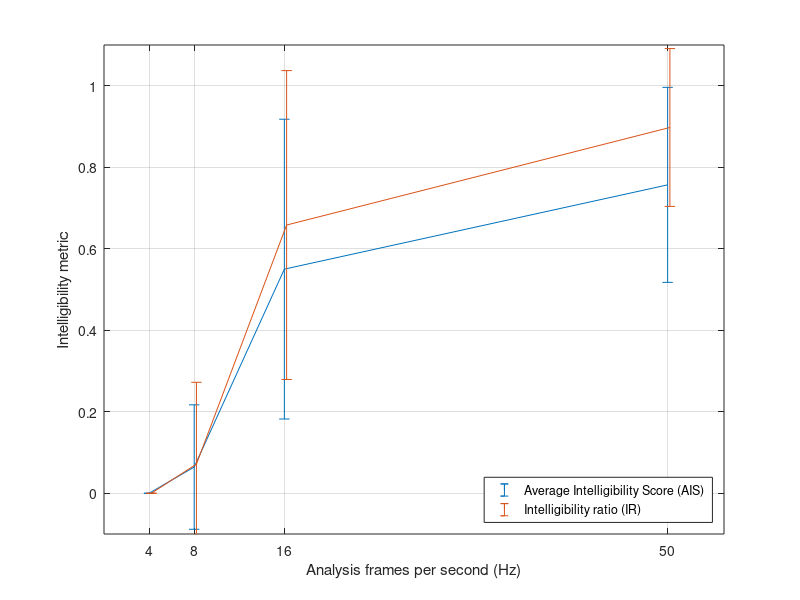

Write the MATLAB code that produced this figure.
function perc_int(act)

if ~nargin; act = 'disp'; end;

switch act
    case 'test'
        if exist('subj_notes.mat', 'file')
            load('subj_notes.mat');
            ind_test = length(subj_notes)+1;
        else
            q = 8;
            toblen = 1000*[0.02 0.06 0.125 0.25];
            ind_test = 1;
        end
        n_sen = 9;
        sen_sfx = {'_C_1', '_C_2', '_F_1', '_F_2', '_Q_1', '_Q_2', '_S_1', '_S_2', '_S_3'};
        subj_notes{ind_test} = zeros(2*n_sen, 1)-1;
        sentences_tr{ind_test} = cell(2*n_sen, 1);
        sp_cnt = zeros(6, 1); % Speaker test count
        
        
        
        % High fps
        sen = randperm(n_sen);
        set_cnt = round(rand(1, 1))+4;
        setting{ind_test}(:, 1:n_sen) = [sen; [ones(1, set_cnt) 2*ones(1, n_sen-set_cnt)]];
        
        % Low fps
        sen = randperm(n_sen);
        set_cnt = round(rand(1, 1))+4;
        setting{ind_test}(:, n_sen+1:2*n_sen) = [sen; [3*ones(1, set_cnt) 4*ones(1, n_sen-set_cnt)]];
        
        rp = randperm(size(setting{ind_test}, 2));
        setting{ind_test} = setting{ind_test}(:, rp);

        for ind_setting = 1:size(setting{ind_test}, 2)
            clc;
            disp('----- Perceptive test on intelligibility -----');
            disp(['Test number ' num2str(ind_test) '.']);
            disp(['Sample ' num2str(ind_setting) ' of ' num2str(size(setting{ind_test}, 2)) '.']);
            sp = round(6*rand(1, 1)+0.5);
            while sp_cnt(sp) > 3; sp = round(6*rand(1, 1)+0.5); end
            sp_cnt(sp) = sp_cnt(sp)+1;
            
            [y, Fs] = audioread(['../../decoded_samples/perc_int/' num2str(sp) sen_sfx{setting{ind_test}(1, ind_setting)} '_q8_l' num2str(toblen(setting{ind_test}(2, ind_setting))) '.wav']);
            
            while isempty(sentences_tr{ind_test}{ind_setting}) || ~isnumeric(subj_notes{ind_test}(ind_setting)) || (subj_notes{ind_test}(ind_setting)) < 1 || (subj_notes{ind_test}(ind_setting)) > 5
                sound(y, Fs);
                sentences_tr{ind_test}{ind_setting} = input('Sentence transcription: ', 's');
                subj_notes{ind_test}(ind_setting) = input('Overall intelligibility note (1-5): ');
                clear sound;
            end
        end

        if isempty(find(subj_notes{ind_test} == -1, 1))
            disp('Test complete, results saved.');
            save('subj_notes.mat', 'toblen', 'setting', 'subj_notes', 'sentences_tr');
        else
            disp('Test failed, results discarded.');
        end
    case 'tr'
        if exist('subj_notes.mat', 'file')
            load('subj_notes.mat');
        else
            error('Test results not found.');
        end
        
        for ind_test = 1:length(sentences_tr)
            for ind_setting = 1:length(sentences_tr{ind_test})
                disp(sentences_tr{ind_test}{ind_setting});
                tr_correct = input('Correct words: ');
                tr_nwords = input('Total words: ');
                tr_ratio{ind_test}(ind_setting) = tr_correct/tr_nwords;
            end
        end
        
        save('subj_notes_c.mat', 'toblen', 'setting', 'subj_notes', 'sentences_tr', 'tr_ratio');
    case 'disp'
        if exist('subj_notes_c.mat', 'file')
            load('subj_notes_c.mat');
        else
            error('No test results with transcription ratio found.');
        end
        
        notes = cell(length(toblen), 1);
        tr_r = cell(length(toblen), 1);
        
        for ind_test = 1:length(setting)
            for ind_setting = 1:size(setting{ind_test}, 2)
                notes{setting{ind_test}(2, ind_setting)}(end+1, 1) = subj_notes{ind_test}(ind_setting);
                tr_r{setting{ind_test}(2, ind_setting)}(end+1, 1) = tr_ratio{ind_test}(ind_setting);
            end
        end
        
        for ind_toblen = 1:length(toblen)
            m_notes(ind_toblen) = mean((notes{ind_toblen}-1)/4);
            s_notes(ind_toblen) = std((notes{ind_toblen}-1)/4);
            m_tr(ind_toblen) = mean(tr_r{ind_toblen});
            s_tr(ind_toblen) = std(tr_r{ind_toblen});
        end
        
        figure(1), clf, 
        errorbar([4 8 16 50], flip(m_notes), flip(s_notes)),
        hold on,
        errorbar([4.2 8.2 16.2 50.2], flip(m_tr), flip(s_tr)),
        axis([0 55 -0.1 1.1]), grid on, xlabel('Analysis frames per second (Hz)'), ylabel('Intelligibility metric')
        legend('Average Intelligibility Score (AIS)', 'Intelligibility ratio (IR)', 'location', 'southeast')
        set(gca, 'xtick', [4 8 16 50]);

        % 23M-55F-17M-60M-22F-22M-24M-23M
        
end


end

